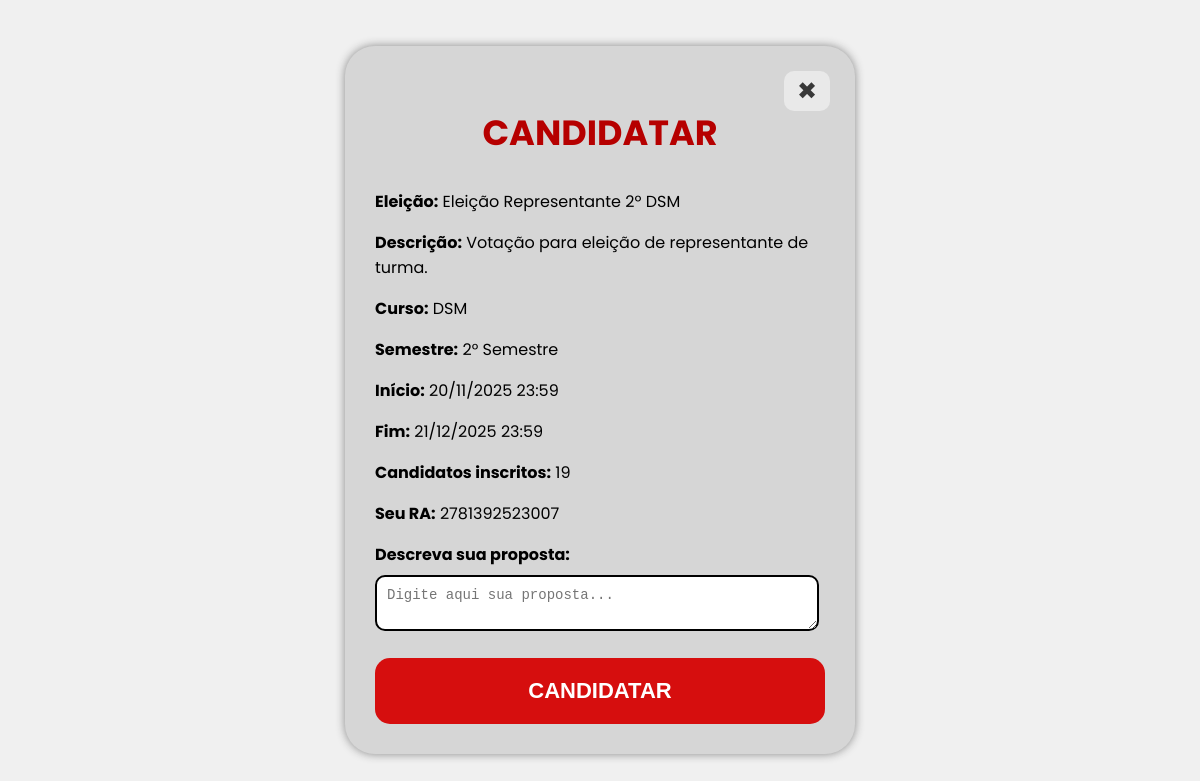
/Pages/querocandidatar.php?id=12 (signed in), run on the app's committed database.
### tables this page shows
CREATE TABLE `eleicoes` (
  `id` int(11) NOT NULL,
  `titulo` varchar(100) NOT NULL,
  `descricao` text DEFAULT NULL,
  `dataPostagem` datetime NOT NULL DEFAULT current_timestamp(),
  `data_inicio` datetime NOT NULL,
  `data_fim` datetime NOT NULL,
  `ativa` tinyint(1) DEFAULT 1,
  `turma_id` int(11) NOT NULL
);

CREATE TABLE `cursos` (
  `id` int(11) NOT NULL,
  `nome` varchar(50) NOT NULL
);

CREATE TABLE `semestres` (
  `id` int(11) NOT NULL,
  `nome` varchar(20) NOT NULL
);

### Pages/querocandidatar.php (the view, shortened to what this page needs)
<?php
$eleicao_id = intval($_GET['id']);
$db = new db();
$conexao = $db->conecta_mysql();
$aluno_ra = $_SESSION['user_ra'] ?? null;
$sql = "
    SELECT
      e.id,
      e.titulo,
      e.descricao,
      e.data_inicio,
      e.data_fim,
      e.ativa,
      t.id AS turma_id,
      c.nome AS curso_nome,
      s.nome AS semestre_nome
    FROM eleicoes e
    JOIN turmas t ON e.turma_id = t.id
    LEFT JOIN cursos c ON t.curso_id = c.id
    LEFT JOIN semestres s ON t.semestre_id = s.id
    WHERE e.id = ?
    LIMIT 1
";
$stmt = $conexao->prepare($sql);
$stmt->bind_param("i", $eleicao_id);
$stmt->execute();
$result = $stmt->get_result();
$eleicao = $result->fetch_assoc();
$stmtCount = $conexao->prepare("SELECT COUNT(*) AS total FROM candidatos WHERE eleicao_id = ?");
$stmtCount->bind_param("i", $eleicao_id);
$stmtCount->execute();
$totalCandidatos = $stmtCount->get_result()->fetch_assoc()['total'];
$stmtCheck = $conexao->prepare("SELECT id FROM candidatos WHERE eleicao_id = ? AND aluno_ra = ? LIMIT 1");
$stmtCheck->bind_param("is", $eleicao_id, $aluno_ra);
$stmtCheck->execute();
$jaCandidato = ($stmtCheck->get_result()->num_rows > 0);
$dataAgora = new DateTime("now");
$dataInicio = new DateTime($eleicao['data_inicio']);
$dataFim = new DateTime($eleicao['data_fim']);
$eleicaoAberta = ($eleicao['ativa'] == 1) && ($dataAgora >= $dataInicio) && ($dataAgora <= $dataFim);
?>
<!DOCTYPE html>
<html lang="pt-br">
<head>
    <link rel="stylesheet" href="https://cdnjs.cloudflare.com/ajax/libs/animate.css/4.1.1/animate.min.css" />
</head>
<body>
    <div class="modal">
        <div class="modal-content animate__animated animate__fadeInUp">
            <form method="post">
                <button type="button" onclick="fechar()" class="close-btn">✖</button>
                <h2>CANDIDATAR</h2>
                <div class="info-box">
                    <p><strong>Eleição:</strong> <?php echo htmlspecialchars($eleicao['titulo']); ?></p>
                    <p><strong>Descrição:</strong> <?php echo htmlspecialchars($eleicao['descricao']); ?></p>
                    <p><strong>Curso:</strong> <?php echo htmlspecialchars($eleicao['curso_nome'] ?? '—'); ?></p>
                    <p><strong>Semestre:</strong> <?php echo htmlspecialchars($eleicao['semestre_nome'] ?? '—'); ?></p>
                    <p><strong>Início:</strong> <?php echo date('d/m/Y H:i', strtotime($eleicao['data_inicio'])); ?></p>
                    <p><strong>Fim:</strong> <?php echo date('d/m/Y H:i', strtotime($eleicao['data_fim'])); ?></p>
                    <p><strong>Candidatos inscritos:</strong> <?php echo intval($totalCandidatos); ?></p>
                    <p><strong>Seu RA:</strong> <?php echo htmlspecialchars($aluno_ra); ?></p>
                </div>
                <label>Descreva sua proposta:</label>
                <textarea name="proposta" <?php if (!$eleicaoAberta || $jaCandidato)
                    echo 'disabled'; ?>
                    placeholder="Digite aqui sua proposta..." required></textarea>
                <button type="submit" class="btn-concluir" <?php if (!$eleicaoAberta || $jaCandidato)
                    echo 'disabled'; ?>>CANDIDATAR</button>
            </form>
        </div>
    </div>
</body>
</html>

### Pages/querocandidatar.php (style rules this page uses)
body { font-family: 'Poppins'; }
.modal { position: fixed; top: 0; left: 0; width: 100vw; height: 100vh; background-color: rgba(204, 204, 204, 0.3); display: flex; justify-content: center; align-items: center; z-index: 1000; }
.modal-content { background-color: #d6d6d6; border-radius: 30px; width: 450px; padding: 30px 30px 30px 30px; box-shadow: 0 0 10px rgb(136, 136, 136); }
.modal-content h2 { color: #B60000; font-size: 35px; text-align: center; margin-bottom: 30px; }
.modal-content label { display: block; font-weight: bold; margin-top: 10px; }
.modal-content textarea { width: 420px; padding: 10px; margin-top: 8px; border-radius: 10px; border: 2px solid #000; font-size: 14px; resize: vertical; **box-sizing: border-box; ** }
.btn-concluir { background-color: #d60e0e; color: white; border: none; padding: 20px; width: 100%; margin-top: 20px; border-radius: 15px; font-weight: bold; font-size: 22px; cursor: pointer; transition: 0.3s; }
.close-btn { position: absolute; right: 25px; top: 25px; background-color: #e9e9e9; color: #383838; border: none; padding: 6px 13px; border-radius: 10px; font-size: 1.5em; cursor: pointer; transition: background-color 0.6s ease, transform 0.6s ease; }

### data on the page
eleicoes: titulo "Eleição Representante 2º DSM", descricao "Votação para eleição de representante de turma.", cursos.nome "DSM", semestres.nome "2° Semestre", data_inicio "20/11/2025 23:59", data_fim "21/12/2025 23:59"

### other printed values
$totalCandidatos "19"
$aluno_ra "2781392523007"
